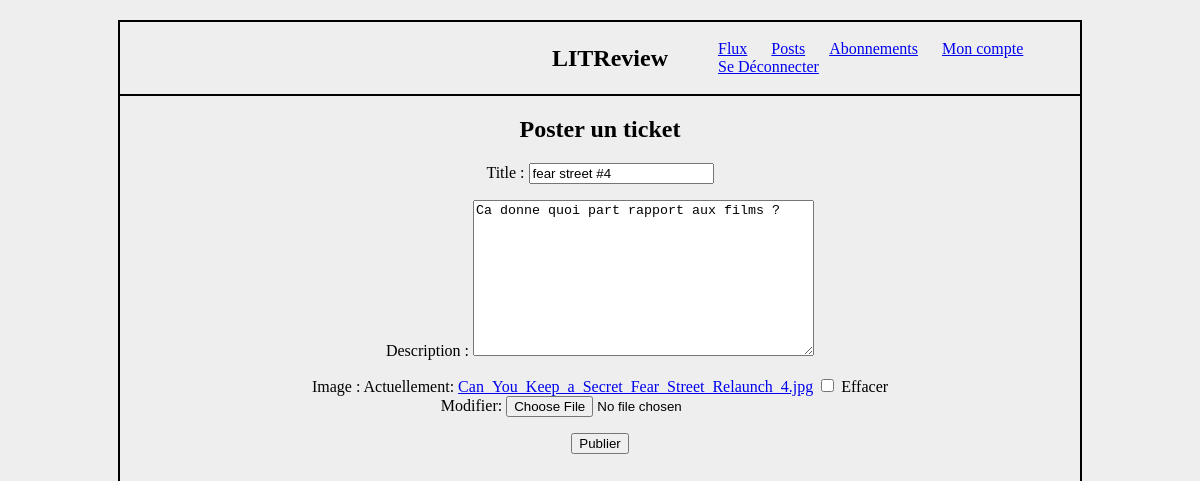
Page /edit_ticket/16/ (signed in) on the committed database.
### review/models.py (models this page shows, shortened)
class Ticket(models.Model):
    title = models.CharField(max_length=128)
    description = models.TextField(max_length=2048, blank=True)
    user = models.ForeignKey(to=settings.AUTH_USER_MODEL,
                             on_delete=models.CASCADE)
    image = models.ImageField(null=True, blank=True)
    time_created = models.DateTimeField(auto_now_add=True)
    reviewed = models.BooleanField(default=False)
    IMAGE_MAX_SIZE = (150, 150)

### review/views.py (the view)
# urls.py: path('edit_ticket/<int:ticket_id>/', review.views.edit_ticket,
@login_required
def edit_ticket(request, ticket_id):
    ticket = models.Ticket.objects.get(id=ticket_id)
    edit_form = forms.TicketForm(instance=ticket)
    if request.method == 'POST':
        edit_form = forms.TicketForm(request.POST, instance=ticket)
        if edit_form.is_valid():
            edit_form.save()
            return redirect('posts')
    context = {'ticket_form': edit_form}
    return render(request, 'review/create_ticket.html', context)

### review/forms.py
class TicketForm(forms.ModelForm):
    post_ticket = forms.BooleanField(widget=forms.HiddenInput, initial=True)
    class Meta:
        model = models.Ticket
        fields = ['title', 'description', 'image']

### review/templates/review/create_ticket.html (shortened to what this page needs)
{% extends 'base.html' %}
{% block content %}
<h2>Poster un ticket</h2>
<form method="post" enctype="multipart/form-data">
    {{ ticket_form.as_p }}
    <button type="submit">Publier</button>
</form>
{% endblock %}

### static/style.css (style rules this page uses)
html { background-color: #EEE; height: 100%; }
body { height: 90%; border: solid 2px; width: 80%; margin: auto; margin-top: 20px; }
button { margin-bottom: 10px; }

### rows in the picture
Ticket: title "fear street #4", description "Ca donne quoi part rapport aux films ?"
